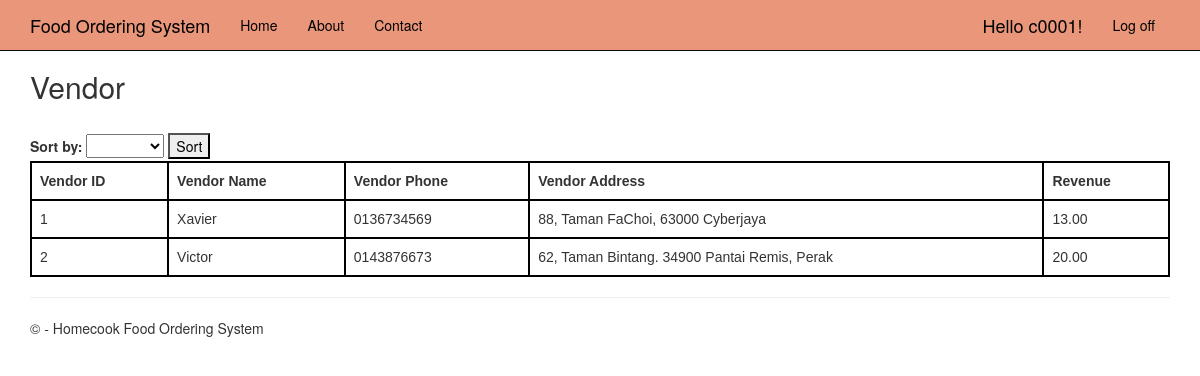
Screenshot of /viewvendor (signed in) with the database file from the repository.
### app/models.py (models this page shows, shortened)
class Vendor(models.Model):
    user = models.OneToOneField(User, on_delete=models.CASCADE)
    vendor_id = models.BigAutoField(auto_created=True, primary_key=True, serialize=False, verbose_name='ID')
    vendor_name = models.CharField(max_length=30, null=True)
    vendor_phone = models.CharField(max_length=20, null=True)
    vendor_address = models.CharField(max_length=200, null=True)
    vendor_revenue = models.DecimalField(default=0, max_digits=12, decimal_places=2)

### systemmanager/viewvendor/views.py (the view)
# urls.py: re_path(r'^viewvendor', viewvendor_views.viewAllVendor, name = 'viewvendor'),
@login_required
def viewAllVendor(request):
    sort_by = request.GET.get('vendor')
    if sort_by == 'ID':
        vendors = Vendor.objects.all().order_by('vendor_id').values()
    elif sort_by == 'Name':
        vendors = Vendor.objects.all().order_by('vendor_name').values()
    elif sort_by == 'Revenue':
        vendors = Vendor.objects.all().order_by('vendor_revenue').values()
    else:
        vendors = Vendor.objects.all().values()
    context = {
        'vendors' : vendors,
        'sort_by' : sort_by,
    }
    return render(request, 'viewvendor/viewvendor.html', context)

### systemmanager/viewvendor/templates/viewvendor/viewvendor.html (shortened to what this page needs)
{% extends "app/layout.html" %}
{% block content %}
<div class="viewvendor">
    <div class=top>
        <h2>Vendor</h2>
    </div>
    <form method="GET" action="{% url 'viewvendor' %}">
        <label for="viewvendor">Sort by:</label>
        <select name="vendor" id="vendor">
            <option value="" {% if not request.GET.vendor %}selected{% endif %}> </option>
            <option value="ID" {% if request.GET.vendor == 'ID' %}selected{% endif %}>ID</option>
        </select>
        <button type="submit">Sort</button>
    </form>
    <table>
        <thead>
            <tr>
                <th>
                    Vendor ID
                </th>
                <th>
                    Vendor Name
                </th>
                <th>
                    Vendor Phone
                </th>
                <th>
                    Vendor Address
                </th>
                <th>
                    Revenue
            </tr>
        </thead>
        {% for vendor in vendors %}
            <tr>
                <td>
                    {{ vendor.vendor_id }}
                </td>
                <td>
                    {{ vendor.vendor_name }}
                </td>
                <td>
                    {{ vendor.vendor_phone }}
                </td>
                <td>
                    {{ vendor.vendor_address }}
                </td>
                <td>
                    {{ vendor.vendor_revenue }}
                </td>
            </tr>
        {% endfor %}
    </table>
</div>
{% endblock %}

### app/templates/app/loginpartial.html (shortened to what this page needs)
{% if user.is_authenticated %}
<form id="logoutForm" action="/logout" method="post" class="navbar-right">
    <ul class="nav navbar-nav navbar-right">
        <li><span class="navbar-brand">Hello {{ user.username }}!</span></li>
        <li><a href="javascript:document.getElementById('logoutForm').submit()">Log off</a></li>
    </ul>
</form>
{% else %}
<ul class="nav navbar-nav navbar-right">
    <li><a href="{% url 'login' %}">Log in</a></li>
</ul>
{% endif %}

### app/static/app/content/site.css (style rules this page uses)
body { padding-top: 50px; padding-bottom: 20px; }
input, select, textarea { max-width: 280px; }

### systemmanager/viewvendor/templates/viewvendor/viewvendor.html (style rules this page uses)
.top { display: flex; justify-content: space-between; align-items: center; margin-bottom: 20px; }
table { font-family: arial, sans-serif; border-collapse: collapse; width: 100%; }
td, th { border: 2px solid #000000; text-align: left; padding: 8px; }

### app/templates/app/layout.html (style rules this page uses)
.navbar-nav > li > a, .navbar-brand { color: black; }
.navbar-inverse .navbar-nav > li > a, .navbar-inverse .navbar-brand { color: black; }

### rows the page displays
Vendor: vendor_id "1", vendor_name "Xavier", vendor_phone "0136734569", vendor_address "88, Taman FaChoi, 63000 Cyberjaya", vendor_revenue "13.00"
Vendor: vendor_id "2", vendor_name "Victor", vendor_phone "0143876673", vendor_address "62, Taman Bintang. 34900 Pantai Remis, Perak", vendor_revenue "20.00"

### other values shown
{{ user.username }} "c0001"
